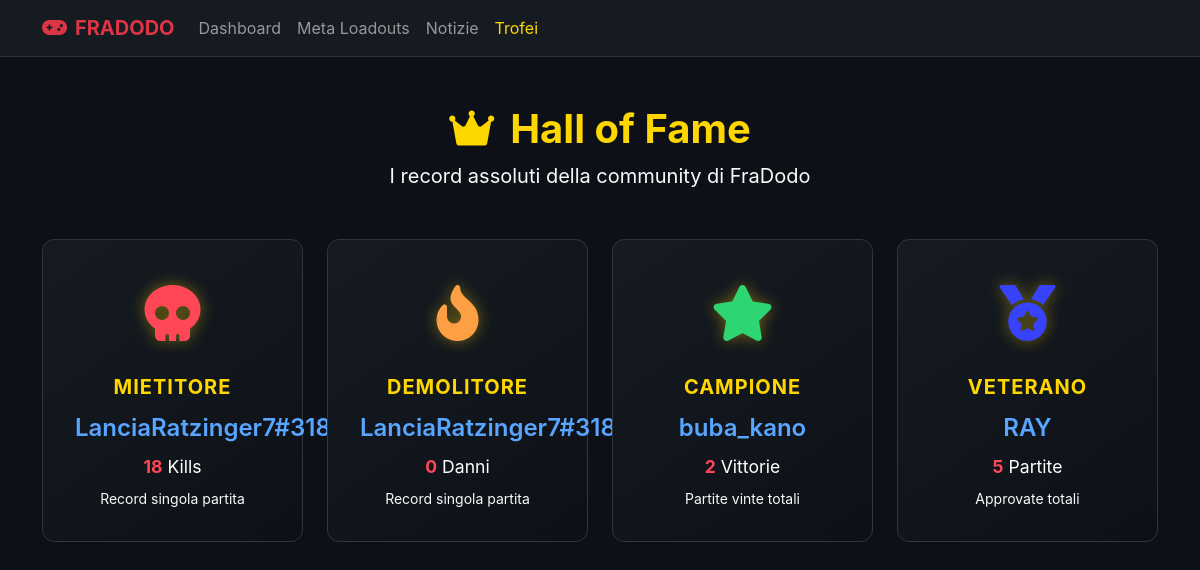
Page /trofei on the committed database.
### tables this page shows
CREATE TABLE players (
            discord_id TEXT PRIMARY KEY,
            activision_id TEXT NOT NULL,
            points INTEGER DEFAULT 0,
            matches_played INTEGER DEFAULT 0,
            total_kills INTEGER DEFAULT 0,
            total_damage INTEGER DEFAULT 0,
            wins INTEGER DEFAULT 0
        , contest_points REAL DEFAULT 0);

### web/app.py (the view)
@app.get("/trofei", response_class=HTMLResponse)
async def trofei(request: Request):
    hof_data = database.get_hall_of_fame()
    return templates.TemplateResponse(request=request, name="trofei.html", context={"hof": hof_data})

### web/templates/trofei.html (shortened to what this page needs)
<!DOCTYPE html>
<html lang="it">
<head>
    <link href="https://cdn.jsdelivr.net/npm/bootstrap@5.3.0/dist/css/bootstrap.min.css" rel="stylesheet">
    <link rel="stylesheet" href="https://cdn.jsdelivr.net/npm/bootstrap-icons@1.11.1/font/bootstrap-icons.css">
    <link href="https://cdnjs.cloudflare.com/ajax/libs/font-awesome/6.0.0/css/all.min.css" rel="stylesheet">
</head>
<body>
    <nav class="navbar navbar-expand-lg navbar-dark mb-5">
        <div class="container">
            <a class="navbar-brand text-danger fw-bold" href="/"><i class="fa-solid fa-gamepad me-2"></i>FRADODO</a>
            <div class="collapse navbar-collapse" id="navbarNav">
                <ul class="navbar-nav me-auto">
                    <li class="nav-item"><a class="nav-link" href="/">Dashboard</a></li>
                    <li class="nav-item"><a class="nav-link" href="/loadouts">Meta Loadouts</a></li>
                    <li class="nav-item"><a class="nav-link" href="/news">Notizie</a></li>
                    <li class="nav-item"><a class="nav-link active" href="/trofei" style="color:#ffd700;">Trofei</a></li>
                </ul>
            </div>
        </div>
    </nav>
    <div class="container mb-5">
        <div class="text-center mb-5">
            <h1 class="fw-bold" style="color: #ffd700;"><i class="fa-solid fa-crown me-3"></i>Hall of Fame</h1>
            <p class="text-light fs-5">I record assoluti della community di FraDodo</p>
        </div>
        {% if hof %}
        <div class="row g-4 justify-content-center">
            {% if hof.top_killer %}
            <div class="col-md-6 col-lg-3">
                <div class="trophy-card">
                    <div class="trophy-icon" style="color: #ff4757;"><i class="fa-solid fa-skull"></i></div>
                    <div class="trophy-title">{{ hof.top_killer.title }}</div>
                    <div class="player-name">{{ hof.top_killer.name }}</div>
                    <div class="record-value"><span class="highlight">{{ hof.top_killer.value }}</span> Kills</div>
                    <div class="text-light small mt-2">Record singola partita</div>
                </div>
            </div>
            {% endif %}
            {% if hof.top_damage %}
            <div class="col-md-6 col-lg-3">
                <div class="trophy-card">
                    <div class="trophy-icon" style="color: #ff9f43;"><i class="fa-solid fa-fire-flame-curved"></i></div>
                    <div class="trophy-title">{{ hof.top_damage.title }}</div>
                    <div class="player-name">{{ hof.top_damage.name }}</div>
                    <div class="record-value"><span class="highlight">{{ hof.top_damage.value }}</span> Danni</div>
                    <div class="text-light small mt-2">Record singola partita</div>
                </div>
            </div>
            {% endif %}
            {% if hof.top_score %}
            <div class="col-md-6 col-lg-3">
                <div class="trophy-card">
                    <div class="trophy-icon" style="color: #2ed573;"><i class="fa-solid fa-star"></i></div>
                    <div class="trophy-title">{{ hof.top_score.title }}</div>
                    <div class="player-name">{{ hof.top_score.name }}</div>
                    <div class="record-value"><span class="highlight">{{ hof.top_score.value }}</span> Vittorie</div>
                    <div class="text-light small mt-2">Partite vinte totali</div>
                </div>
            </div>
            {% endif %}
            {% if hof.most_dedicated %}
            <div class="col-md-6 col-lg-3">
                <div class="trophy-card">
                    <div class="trophy-icon" style="color: #3742fa;"><i class="fa-solid fa-medal"></i></div>
                    <div class="trophy-title">{{ hof.most_dedicated.title }}</div>
                    <div class="player-name">{{ hof.most_dedicated.name }}</div>
                    <div class="record-value"><span class="highlight">{{ hof.most_dedicated.value }}</span> Partite</div>
                    <div class="text-light small mt-2">Approvate totali</div>
                </div>
            </div>
            {% endif %}
        </div>
        {% else %}
        <div class="empty-state">
            <i class="fa-solid fa-ghost fs-1 mb-3"></i>
            <h3>Nessun record ancora registrato!</h3>
            <p>Le statistiche verranno aggiornate man mano che le partite vengono approvate.</p>
        </div>
        {% endif %}
    </div>
</body>
</html>

### web/templates/trofei.html (style rules this page uses)
body { background-color: #0d1117; color: #c9d1d9; font-family: -apple-system, BlinkMacSystemFont, "Segoe UI", Roboto, Helvetica, Arial, sans-serif; }
.navbar { background-color: #161b22 !important; border-bottom: 1px solid #30363d; }
.trophy-card { background: linear-gradient(145deg, #161b22, #0d1117); border: 1px solid #30363d; border-radius: 12px; padding: 2rem; text-align: center; transition: all 0.3s ease; height: 100%; }
.trophy-icon { font-size: 3.5rem; margin-bottom: 1rem; text-shadow: 0 0 15px rgba(255, 215, 0, 0.4); }
.trophy-title { color: #ffd700; font-weight: 700; font-size: 1.25rem; margin-bottom: 0.5rem; text-transform: uppercase; letter-spacing: 1px; }
.player-name { color: #58a6ff; font-weight: 600; font-size: 1.5rem; margin-bottom: 0.5rem; }
.record-value { color: #ffffff; font-size: 1.1rem; }
.highlight { color: #ff4757; font-weight: bold; }

### rows in the picture
players: top_killer.name "LanciaRatzinger7#3183271", top_damage.name "LanciaRatzinger7#3183271"
players: top_score.name "buba_kano"
players: most_dedicated.name "RAY"

### other values in the picture
{{ hof.top_killer.title }} "MIETITORE"
{{ hof.top_killer.value }} "18"
{{ hof.top_damage.title }} "DEMOLITORE"
{{ hof.top_damage.value }} "0"
{{ hof.top_score.title }} "CAMPIONE"
{{ hof.top_score.value }} "2"
{{ hof.most_dedicated.title }} "VETERANO"
{{ hof.most_dedicated.value }} "5"
